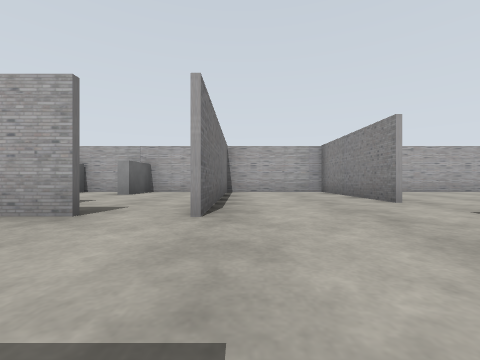
View 1 (above)

24 first-person views from a walk through a world built for the Gazebo simulator. The camera is 0.72 m above the floor, looks level and sees 90° across. The floor is counted in squares, 2 m on a side. Each view is taken from the middle of a square. On the plan, view 1 faces up. The plan holds only what a view shows up to about 9 squares ahead; the rest is blank.

View 2
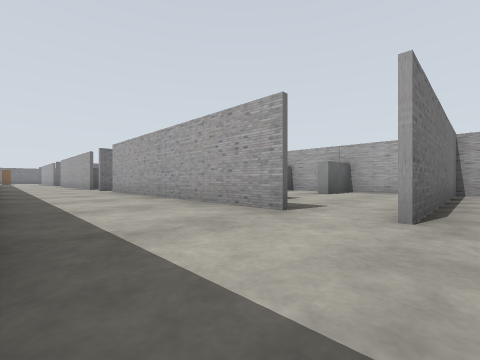

View 3
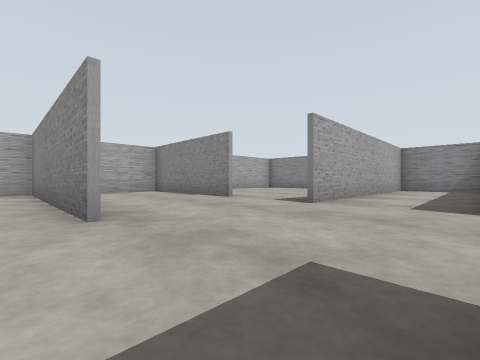

View 4
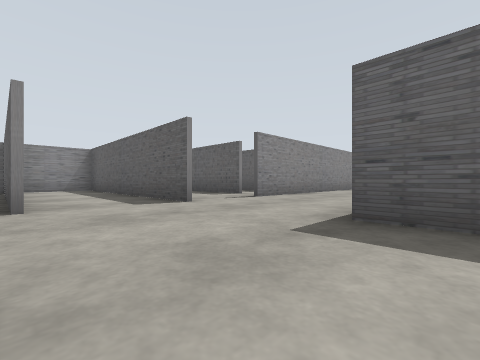

View 5
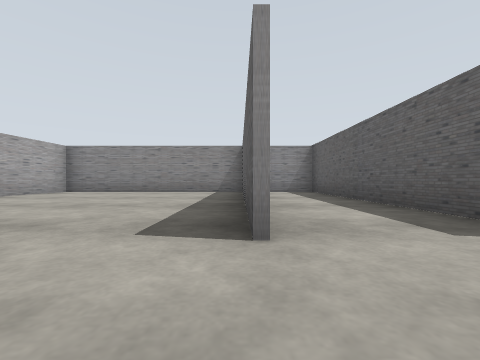

View 6
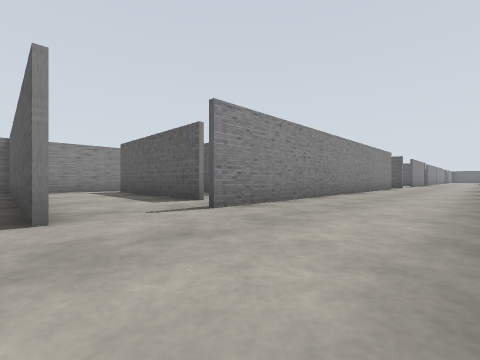

View 7
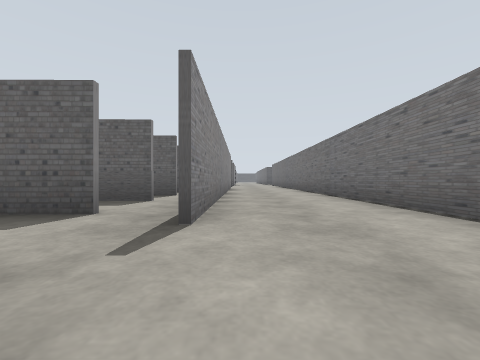

View 8
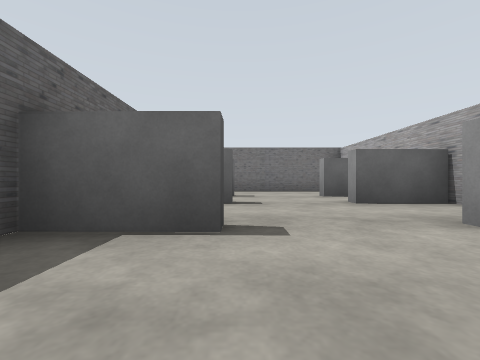

View 9
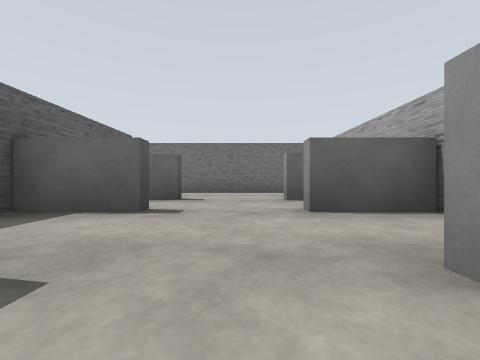

View 10
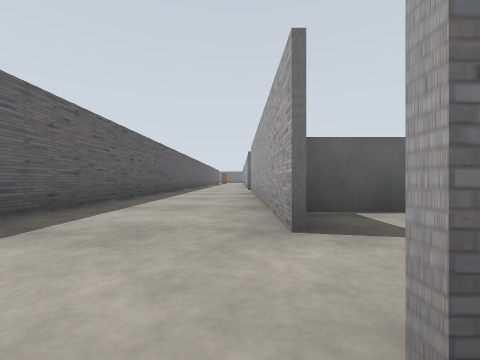

View 11
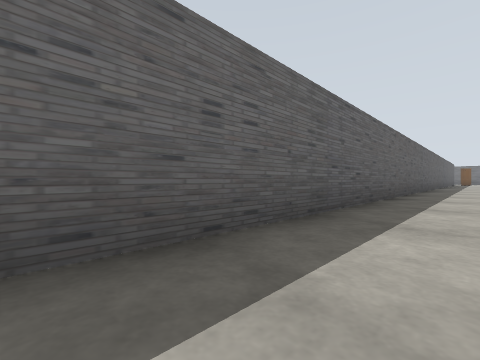

View 12
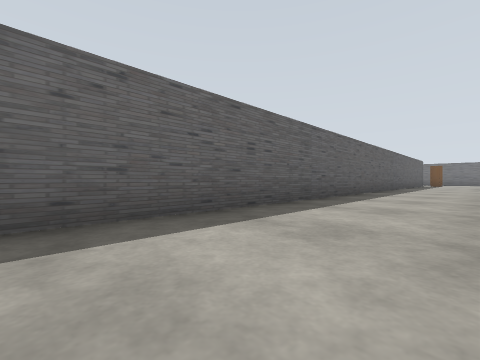

View 13
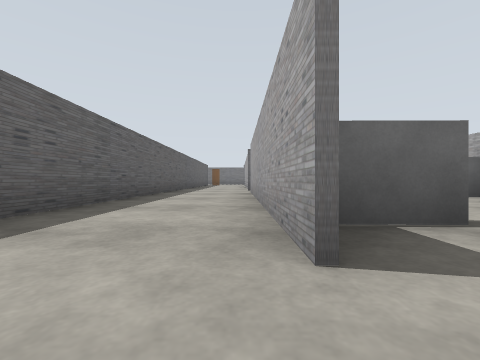

View 14
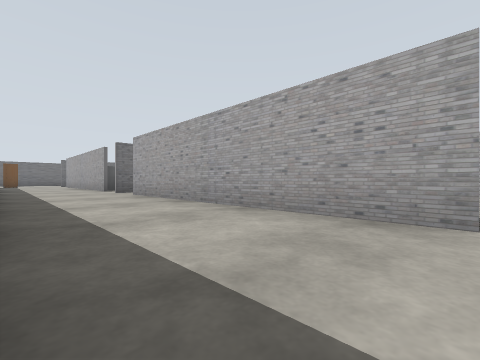

View 15
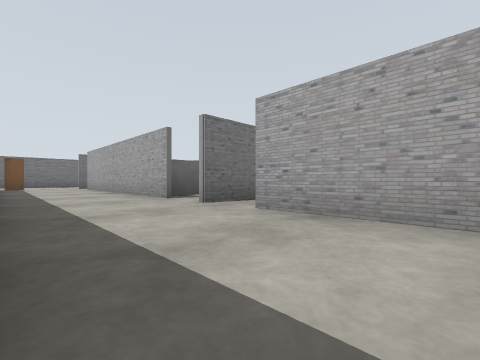

View 16
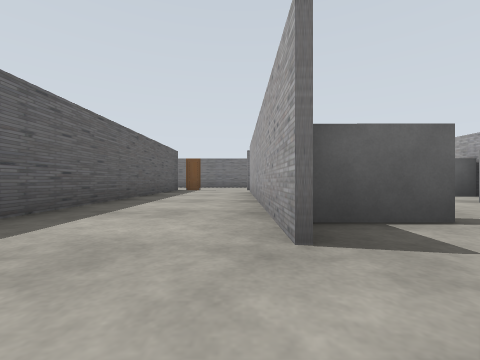

View 17
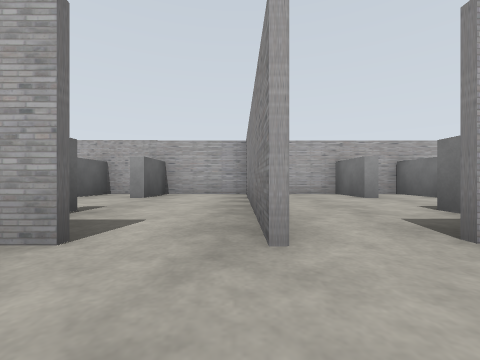

View 18
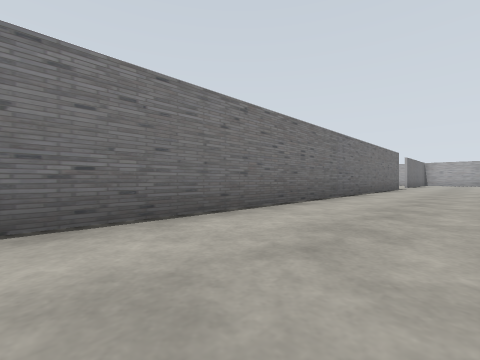

View 19
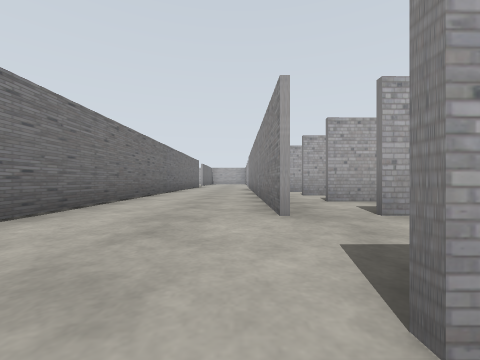

View 20
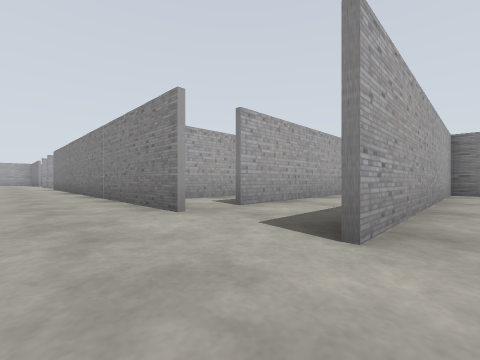

View 21
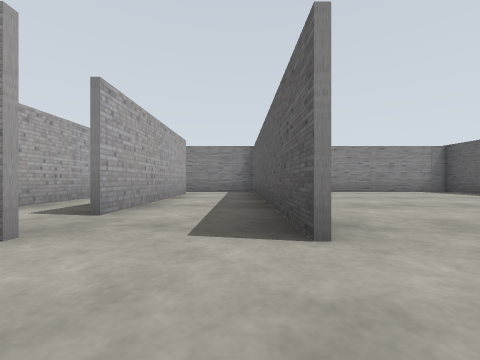

View 22
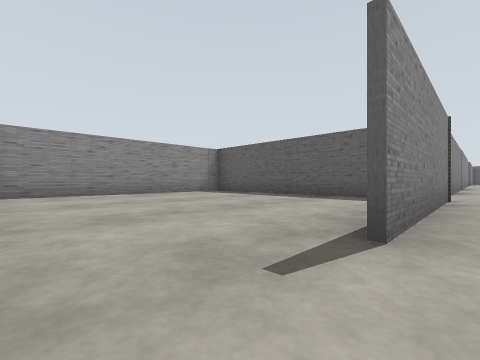

View 23
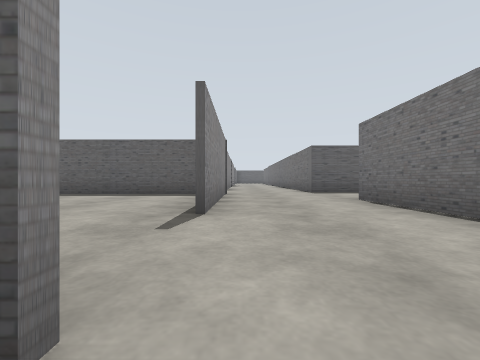

View 24
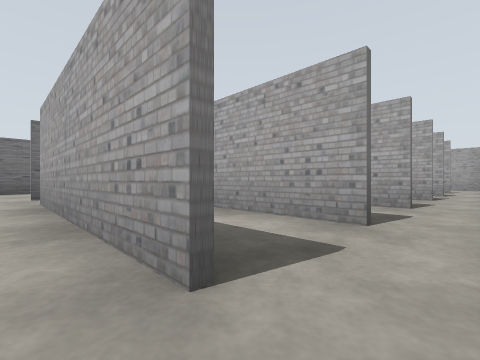

### Floor plan
Points are (right, up) in squares from view 1. A wall is a line through its corners. A room is listed if a view was taken in it or the views show most of it. See-through windows are left out.
Room 1 (views 1, 2, 3, 4, 5, 6, 7, 10, 11, 12, 13, 14, 15, 16, 17)
walls: (-8.8, 2.2) (-8.8, 7.2); (-10, 2.3) (-16.1, 2.3); (-1.6, 2.3) (-7.7, 2.3); (-0.2, -0.5) (-0.2, -11); (2.4, -0.2) (8.2, -0.2) (8.2, 2); (-0.4, 7.2) (-0.4, 2.2); (2.4, 3.7) (2.4, 7.2) (-0.1, 7.2); (-17.1, 3.5) (-17.1, 2.2); (2.4, -10.6) (2.4, -1.9); (-19.4, 2.3) (-24.2, 2.3); (8.3, 1.8) (2.4, 1.8); (-24.1, -0.2) (-0.1, -0.2)
ways out: opening at (-8, 2) to room 2; opening at (-1, 2) to room 2; opening at (1, -11) to room 3; opening at (3, 3) to room 5; opening at (3, -1) to room 6; opening at (-24.5, 0.5); opening at (-18.5, 2)
objects: door leaf (-25, 0)
Room 2 (views 8, 9)
walls: (-5.2, 2.5) (-4.5, 2.5); (-6.5, 7.2) (-7.8, 7.2); (-3, 2.5) (-2.5, 2.5); (-8.7, 6.6) (-8.7, 2.2); (-0.5, 2.2) (-0.5, 7.2); (-0.1, 7.2) (-4.6, 7.2)
ways out: opening at (-8, 2) to room 1; opening at (-1, 2) to room 1
objects: grey box (-6, 3); grey box (-6, 6) to (-6, 7); grey box (-5, 3) to (-5, 4); grey box (-5, 6) to (-5, 7); grey box (-3, 3); grey box (-3, 6) to (-3, 7)
Room 3 (views 18, 24)
walls: (2.4, -12.4) (7.9, -12.4); (7.4, -10.6) (3.3, -10.6); (8.2, -12.1) (8.2, -10.4)
ways out: opening at (1, -11) to room 1; opening at (1.5, -12) to room 4; opening at (3, -9.5); opening at (8, -9.5)
Room 4 (views 19, 20, 21, 22, 23)
walls: (2.4, -16.4) (2.4, -14.5); (3.1, -18.2) (8.2, -18.2) (8.2, -12.1); (8.1, -12.5) (2.4, -12.5); (-0.2, -14.1) (-0.2, -16.5)
ways out: opening at (1.5, -12) to room 3; opening at (1, -15.5)
Room 5 (no view inside)
walls: (8.2, 2) (8.2, 7.2) (4.9, 7.2); (2.5, 1.9) (7.5, 1.9)
ways out: opening at (3, 3) to room 1
Room 6 (no view inside)
walls: (3.4, -2.5) (5.4, -2.5)
ways out: opening at (3, -1) to room 1; opening at (6, -1) to room 7; opening at (3, -3.5)
Room 7 (no view inside)
walls: (8, -0.3) (7.3, -0.3); (5.4, -2.5) (7.4, -2.5); (8.2, -2.9) (8.2, -0.9)
ways out: opening at (6, -1) to room 6; opening at (8, -2)

Positions as (right, up) in squares from view 1, and headings:
1: (0, 0), facing up
2: (0, 0), facing up-left
3: (-1, 0), facing up-right
4: (-1, 2), facing down-right
5: (1, 2), facing right
6: (0, 0), facing down-right
7: (2, 0), facing down
8: (-1, 4), facing left
9: (-2, 5), facing left
10: (0, 2), facing left
11: (-4, 1), facing down-left
12: (-9, 2), facing down-left
13: (-9, 2), facing left
14: (-10, 0), facing up-left
15: (-14, 0), facing up-left
16: (-17, 2), facing left
17: (-9, 1), facing up
18: (2, -11), facing up-left
19: (2, -13), facing up
20: (1, -13), facing up-right
21: (1, -12), facing right
22: (2, -13), facing down-right
23: (2, -12), facing down
24: (8, -11), facing up-left
